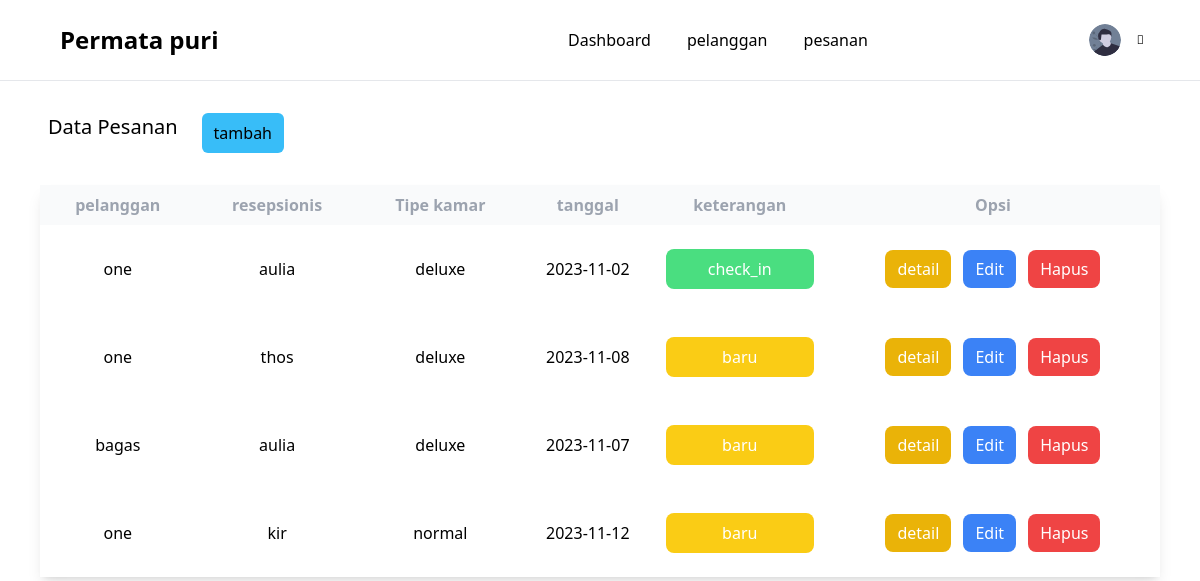
Page /pes.php on the committed database.
### tables this page shows
CREATE TABLE `pelanggan` (
  `id` int(255) NOT NULL,
  `username` varchar(255) NOT NULL,
  `email` varchar(255) NOT NULL,
  `password` varchar(255) NOT NULL,
  `kota` varchar(255) NOT NULL,
  `umur` int(255) NOT NULL,
  `saldo` int(11) NOT NULL
);

CREATE TABLE `user` (
  `id` int(255) NOT NULL,
  `username` varchar(255) NOT NULL,
  `email` varchar(255) NOT NULL,
  `password` varchar(255) NOT NULL,
  `role` enum('admin','resepsionis') NOT NULL
);

CREATE TABLE `pesanan` (
  `id` int(11) NOT NULL,
  `ID_pelanggan` int(11) NOT NULL,
  `ID_resepsionis` int(11) NOT NULL,
  `tipe_kamar` enum('normal','deluxe') NOT NULL,
  `tanggal` date NOT NULL,
  `harga` int(11) NOT NULL,
  `status` enum('baru','check_in','check_out') NOT NULL,
  `jumlah` int(11) NOT NULL,
  `total` int(11) NOT NULL
);

### pes.php (the view, shortened to what this page needs)
<?php
    include 'config.php';
    require 'funtions.php';
?>
<!DOCTYPE html>
<html lang="en">
  <head>
    <script src="https://cdn.tailwindcss.com"></script>
    <link rel="stylesheet" href="https://cdnjs.cloudflare.com/ajax/libs/font-awesome/6.4.0/css/all.min.css">
    <link rel="stylesheet" href="dist/output.css" />
  </head>
  <body>
    <div class=" justify-between">
<div class="flex flex-row flex-wrap items-center bg-white p-6 border-b border-gray-200 px-14">
  <div class="flex-none w-48 flex flex-row items-center mr-80">
    <p class="ml-1 flex-1 text-2xl text-black font-bold">Permata puri</p>
  </div>
  <div class=" mr-auto">
    <a href="home_resep.php" class="mb-3 font-medium pr-8 text-base">
        Dashboard
      </a>
      <a href="pel.php" class="mb-3 font-medium pr-8 text-base">
        pelanggan
      </a>
      <a href="pes.php" class="mb-3 font-medium pr-8 text-base">
        pesanan
      </a>
    </div>
  <div class=" flex justify-end items-center ">
    <div class="dropdown relative">
      <button class="menu-btn flex flex-wrap items-center">
        <div class="w-8 h-8 overflow-hidden rounded-full">
          <img class="w-full h-full object-cover" src="img/user.svg" />
        </div>
        <div class="ml-2 flex">
          <i class="fad fa-chevron-down ml-2 my-auto text-xs leading-none"></i>
        </div>
      </button>
    </div>
  </div>
</div>
</div>
      <div class="w-full flex px-6 py-8">
            <p class="text-xl font-medium px-6"> Data Pesanan</p>
            <a href="tambahpes.php" class="bg-sky-400 rounded-md px-3 py-2 text-black hover:text-white">tambah</a>
            </div>
      <div class=" px-10">
          <table class="  table-auto w-full shadow-lg">
                    <thead class="bg-gray-50 text-base font-semibold text-gray-400 px-4">
                        <tr>
                            <th class="p-2">
                                <div class=" font-semibold">pelanggan</div>
                            </th>
                            <th class="p-2">
                                <div class=" font-semibold">resepsionis</div>
                            </th>
                            <th class="p-2">
                                <div class=" font-semibold">Tipe kamar</div>
                            </th>
                            <th class="p-2">
                                <div class=" font-semibold">tanggal</div>
                            </th>
                            <th class="p-2">
                                <div class=" font-semibold">keterangan</div>
                            </th>
                            <th class="p-2">
                                <div class=" font-semibold">Opsi</div>
                            </th>
                        </tr>
                    </thead>
            <?php
            $qry_pesanan = mysqli_query($connection,"SELECT user.username AS username_resepsionis, pelanggan.username AS username_pelanggan, pesanan.* FROM pesanan JOIN user ON user.id=pesanan.ID_resepsionis JOIN pelanggan ON pelanggan.id=pesanan.ID_pelanggan");
            while($data_pesanan=mysqli_fetch_array($qry_pesanan)){
            ?>
              <div class="">
                <tr class=" py-8">
                    <td class="text-center py-8 my-5"><?=tmplNamaPl($data_pesanan['ID_pelanggan'])?></td>
                    <td class="text-center my-5"><?=tmplNamaSt($data_pesanan['ID_resepsionis'])?></td>
                    <td class="text-center my-5"><?=$data_pesanan['tipe_kamar']?></td>
                    <td class="text-center my-5"><?=$data_pesanan['tanggal']?></td>
                    <td class=" px-3 my-5"><?php if($data_pesanan['status'] == 'baru'){
                          ?>
                            <p class="bg-yellow-400 text-white text-center px-3 rounded-lg p-2"><?=$data_pesanan['status']?></p>
                          <?php
                          }elseif($data_pesanan['status'] == 'check_in'){
                          ?>
                            <p class="bg-green-400 text-white text-center px-3 rounded-lg p-2"><?=$data_pesanan['status']?></p>
                          <?php
                          }elseif($data_pesanan['status'] == 'check_out'){
                          ?>
                          <p class="bg-red-400 text-white text-center px-3 rounded-lg p-2"><?=$data_pesanan['status']?></p>
                          <?php
                          }
                          ?></td>
                    <td class=" text-center mt-4 mb-5">
                      <a href="detail_pesanan.php?id=<?= $data_pesanan['id']?>" class=" mr-2 px-3 py-2  bg-yellow-500 text-center rounded-lg  text-white">detail</a >
                      <a href="ubah_pesan.php?id=<?= $data_pesanan['id']?>" class=" mr-2 px-3 py-2  bg-blue-500 text-center rounded-lg  text-white">Edit</a >
                      <a href="hapuspes.php?id=<?= $data_pesanan['id']?>" onclick="return confirm('Apakah anda yakin menghapus data ini?')" class=" px-3 py-2 bg-red-500 text-center rounded-lg text-white">Hapus</a >
                    </td>
                </tr>
              </div>
            <?php
            }
            ?>
        </table>
      </div>
  </body>
</html>

### funtions.php (shortened to what this page needs)
<?php
require 'config.php';
function tmplNamaSt($data){
   global $connection;
   $sql = mysqli_query($connection,"SELECT distinct username from user where id = $data");
   foreach($sql as $result){
      echo implode($result);
   }
}
function tmplNamaPl($data){
   global $connection;
   $sql = mysqli_query($connection,"SELECT distinct username from pelanggan where id = $data");
   foreach($sql as $result){
      echo implode($result);
   }
}
?>

### rows in the picture
pesanan: tipe_kamar "deluxe", tanggal "2023-11-02", status "check_in"
pelanggan: result "one"
user: result "aulia"
pesanan: tipe_kamar "deluxe", tanggal "2023-11-08", status "baru"
user: result "thos"
pesanan: tipe_kamar "deluxe", tanggal "2023-11-07", status "baru"
pelanggan: result "bagas"
pesanan: tipe_kamar "normal", tanggal "2023-11-12", status "baru"
user: result "kir"
